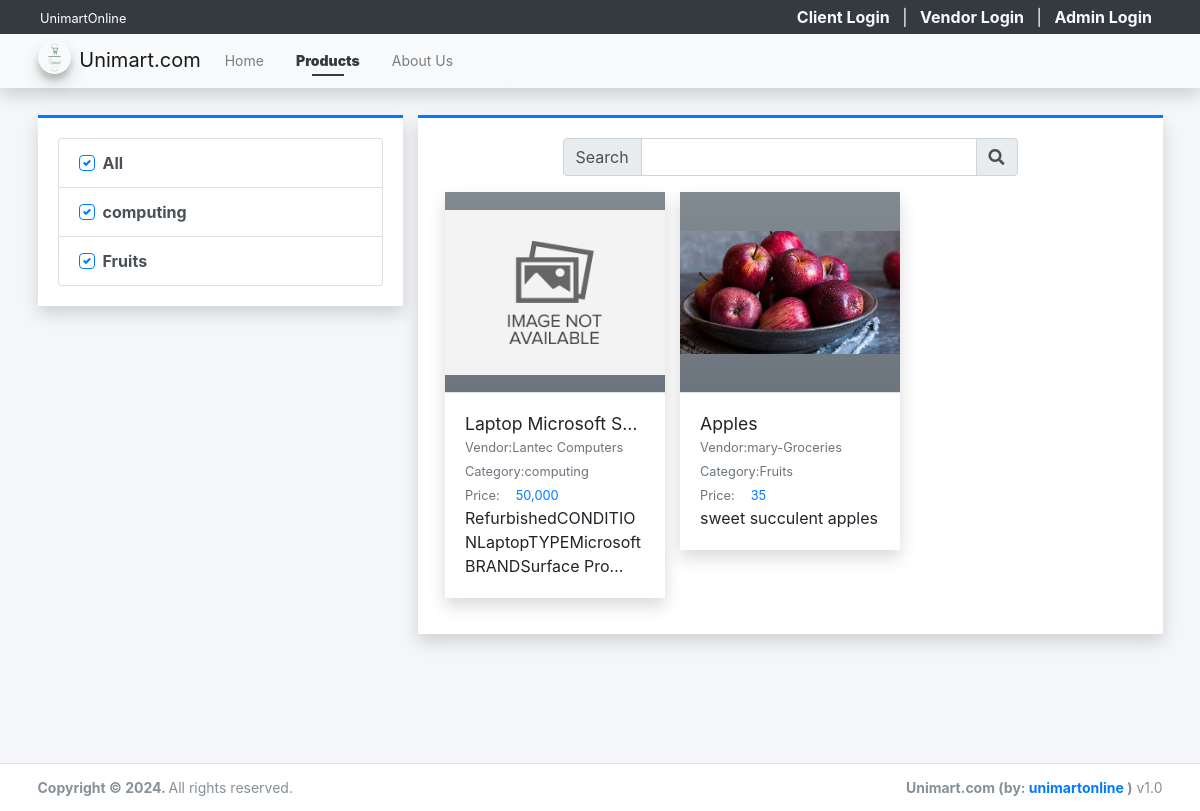
The page /?page=products on the database its author committed.
### tables this page shows
CREATE TABLE `category_list` (
  `id` int(30) NOT NULL,
  `vendor_id` int(30) NOT NULL,
  `name` text NOT NULL,
  `description` text NOT NULL,
  `status` tinyint(1) NOT NULL DEFAULT 1,
  `delete_flag` tinyint(1) NOT NULL DEFAULT 0,
  `date_created` datetime NOT NULL DEFAULT current_timestamp(),
  `date_updated` datetime DEFAULT NULL ON UPDATE current_timestamp()
);

CREATE TABLE `product_list` (
  `id` int(30) NOT NULL,
  `vendor_id` int(30) DEFAULT NULL,
  `category_id` int(30) DEFAULT NULL,
  `name` text NOT NULL,
  `description` text NOT NULL,
  `price` double NOT NULL DEFAULT 0,
  `image_path` text DEFAULT NULL,
  `status` tinyint(1) NOT NULL DEFAULT 1,
  `delete_flag` tinyint(1) NOT NULL DEFAULT 0,
  `date_created` datetime NOT NULL DEFAULT current_timestamp(),
  `date_updated` datetime DEFAULT NULL ON UPDATE current_timestamp()
);

CREATE TABLE `vendor_list` (
  `id` int(30) NOT NULL,
  `code` varchar(100) NOT NULL,
  `shop_type_id` int(30) NOT NULL,
  `shop_name` text NOT NULL,
  `shop_owner` text NOT NULL,
  `contact` text NOT NULL,
  `username` text NOT NULL,
  `password` text NOT NULL,
  `avatar` text DEFAULT NULL,
  `status` tinyint(1) NOT NULL DEFAULT 1,
  `delete_flag` tinyint(1) NOT NULL DEFAULT 0,
  `date_created` datetime NOT NULL DEFAULT current_timestamp(),
  `date_updated` datetime DEFAULT NULL ON UPDATE current_timestamp()
);

### config.php (called while the page is built, shortened)
<?php
function validate_image($file){
    $file = explode("?",$file)[0];
	if(!empty($file)){
		if(is_file(base_app.$file)){
			return base_url.$file;
		}else{
			return base_url.'dist/img/no-image-available.png';
		}
	}else{
		return base_url.'dist/img/no-image-available.png';
	}
}
function format_num($number = 0, $max_decimal = ''){
    if(is_numeric($number)){
        $ex = explode('.',$number);
        $dec = isset($ex[1]) ? strlen($ex[1]) : 0;
        if(empty($max_decimal) || (is_numeric($max_decimal) && $max_decimal >= $dec)){
            return number_format($number,$dec);
        }else{
            if(is_numeric($max_decimal))
                return number_format($number,$max_decimal);
            else
                return "Invalid Maximum Decimal";
        }
    }else{
        return "Invalid Number";
    }
}
?>

### products/index.php (the view, shortened to what this page needs)
<?php
$category_ids = isset($_GET['cids']) ? $_GET['cids'] : 'all';
?>
<div class="content py-3">
    <div class="row">
        <div class="col-md-4">
            <div class="card card-outline rounded-0 card-primary shadow">
                <div class="card-body">
                    <div class="list-group">
                        <div class="list-group-item list-group-item-action">
                            <div class="custom-control custom-checkbox">
                                <label for="cat_all" class="custom-control-label"> All</label>
                            </div>
                        </div>
                        <?php
                        $categories = $conn->query("SELECT * FROM `category_list` where delete_flag = 0 and status = 1 order by `name` asc ");
                        while($row = $categories->fetch_assoc()):
                        ?>
                        <div class="list-group-item list-group-item-action">
                            <div class="custom-control custom-checkbox">
                                <label for="cat_item<?= $row['id'] ?>" class="custom-control-label"> <?= $row['name'] ?></label>
                            </div>
                        </div>
                        <?php endwhile; ?>
                    </div>
                </div>
            </div>
        </div>
        <div class="col-md-8">
            <div class="card card-outline card-primary shadow rounded-0">
                <div class="card-body">
                    <div class="container-fluid">
                        <div class="row justify-content-center mb-3">
                            <div class="col-lg-8 col-md-10 col-sm-12">
                                <form action="" id="search-frm">
                                    <div class="input-group">
                                        <div class="input-group-prepend"><span class="input-group-text">Search</span></div>
                                        <input type="search" id="search" class="form-control" value="<?= isset($_GET['search']) ? $_GET['search'] : '' ?>">
                                        <div class="input-group-append"><span class="input-group-text"><i class="fa fa-search"></i></span></div>
                                    </div>
                                </form>
                            </div>
                        </div>
                        <div class="row" id="product_list">
                            <?php
                            $swhere = "";
                            if(!empty($category_ids)):
                            $products = $conn->query("SELECT p.*, v.shop_name as vendor, c.name as `category` FROM `product_list` p inner join vendor_list v on p.vendor_id = v.id inner join category_list c on p.category_id = c.id where p.delete_flag = 0 and p.`status` =1 {$swhere} order by RAND()");
                            while($row = $products->fetch_assoc()):
                            ?>
                            <div class="col-lg-4 col-md-6 col-sm-12 product-item">
                                <a href="./?page=products/view_product&id=<?= $row['id'] ?>" class="card shadow rounded-0 text-reset text-decoration-none">
                                <div class="product-img-holder position-relative">
                                    <img src="<?= validate_image($row['image_path']) ?>" alt="Product-image" class="img-top product-img bg-gradient-gray">
                                </div>
                                    <div class="card-body border-top border-gray">
                                        <h5 class="card-title text-truncate w-100"><?= $row['name'] ?></h5>
                                        <div class="d-flex w-100">
                                            <div class="col-auto px-0"><small class="text-muted">Vendor: </small></div>
                                            <div class="col-auto px-0 flex-shrink-1 flex-grow-1"><p class="text-truncate m-0"><small class="text-muted"><?= $row['vendor'] ?></small></p></div>
                                        </div>
                                        <div class="d-flex">
                                            <div class="col-auto px-0"><small class="text-muted">Category: </small></div>
                                            <div class="col-auto px-0 flex-shrink-1 flex-grow-1"><p class="text-truncate m-0"><small class="text-muted"><?= $row['category'] ?></small></p></div>
                                        </div>
                                        <div class="d-flex">
                                            <div class="col-auto px-0"><small class="text-muted">Price: </small></div>
                                            <div class="col-auto px-0 flex-shrink-1 flex-grow-1"><p class="m-0 pl-3"><small class="text-primary"><?= format_num($row['price']) ?></small></p></div>
                                        </div>
                                        <p class="card-text truncate-3 w-100"><?= strip_tags(html_entity_decode($row['description'])) ?></p>
                                    </div>
                                </a>
                            </div>
                            <?php endwhile; ?>
                            <?php else: ?>
                                <div class="col-12 text-center">
                                    Pleas select atleast 1 product category
                                </div>
                            <?php endif; ?>
                        </div>
                    </div>
                </div>
            </div>
        </div>
    </div>
</div>

### rows shown on the page
category_list: name "computing"
category_list: name "Fruits"
product_list: shows a picture, name "Laptop Microsoft S…", vendor.shop_name "Lantec Computers", category.name "computing", price "50,000", description "RefurbishedCONDITIONLaptopTYPEMicrosoftBRANDSurface…"
product_list: shows a picture, name "Apples", vendor.shop_name "mary-Groceries", category.name "Fruits", price "35", description "sweet succulent apples"

### other values the page prints
$_settings->info('name') "UnimartOnline"
$_settings->info('short_name') "Unimart.com"
